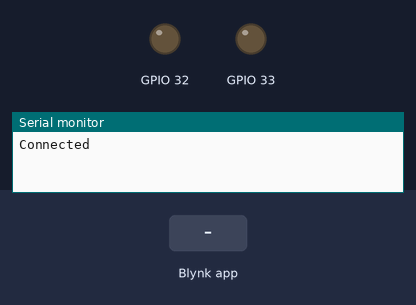
Recording of a sketch running on a simulated ESP32. On the bench: output pins drawn as LEDs (lit = HIGH), the last lines printed to the serial monitor. Inputs (shaded band) come from the test bench. WiFi joins after 1.5 s; servers stay silent unless stated.

Above: at 3.0 s.
3.1 s: Blynk app writes 1 to V1
At 3.9 s:
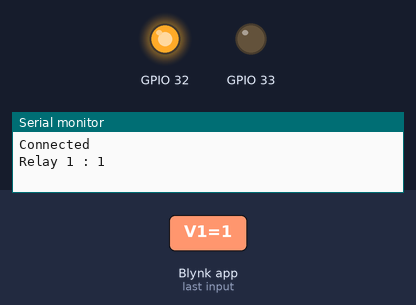
4.6 s: Blynk app writes 1 to V2
At 5.1 s:
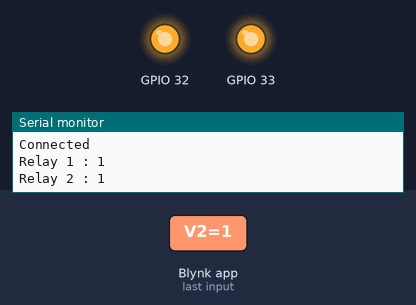
6.1 s: Blynk app writes 0 to V1
At 7.3 s:
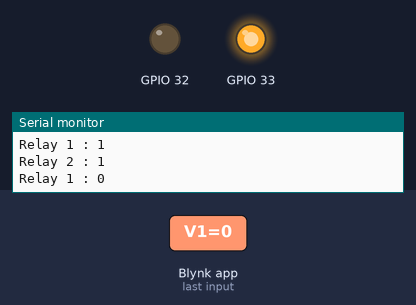
7.6 s: Blynk app writes 200 to V1
At 8.5 s:
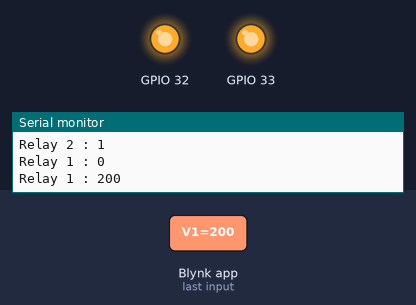
9.1 s: Blynk app writes 0 to V2
At 9.7 s:
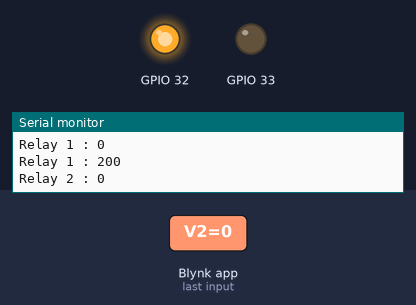
Timing chart, 0 to 11.6 s (numbered marks = the images above; inputs shaded):
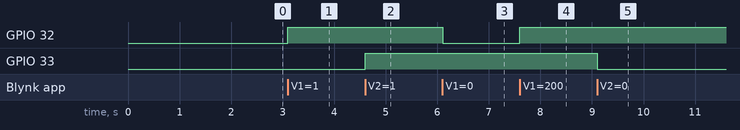

Measured:
- after the input at 3.1 s, GPIO 32: LOW → HIGH at once
- after the input at 4.6 s, GPIO 33: LOW → HIGH at once
- after the input at 6.1 s, GPIO 32: HIGH → LOW at once
- after the input at 7.6 s, GPIO 32: LOW → HIGH at once
- after the input at 9.1 s, GPIO 33: HIGH → LOW at once

The sketch:

esp32_VI.ino
```cpp
#define BLYNK_PRINT            Serial
#define BLYNK_TEMPLATE_ID     "TMPL6ee6PlLF4"
#define BLYNK_TEMPLATE_NAME   "IOT Course basic"
#define BLYNK_AUTH_TOKEN      "YiuY6JXTcE1pXwfHTuEa8qd-SLa6MGAu"

#include <BlynkSimpleEsp32.h>

BLYNK_WRITE(V1) {
  int value = param.asInt();
  Serial.print("Relay 1 : ");
  Serial.println(value);
  digitalWrite(32, value);
}

BLYNK_WRITE(V2) {
  int value = param.asInt();
  Serial.print("Relay 2 : ");
  Serial.println(value);
  digitalWrite(33, value);
}

BLYNK_CONNECTED() {
  Serial.println("Connected");
  Blynk.syncVirtual(V0);
  Blynk.syncVirtual(V1);
  Blynk.syncVirtual(V2);

  Blynk.virtualWrite(V1, 0);
  Blynk.virtualWrite(V2, 0);
}

void setup() {
  Serial.begin(115200);
  Blynk.begin(BLYNK_AUTH_TOKEN, "PUNPAY", "0898456212");
  pinMode(32, OUTPUT);
  pinMode(33, OUTPUT);
}

void loop() {
  Blynk.run();
}
```
